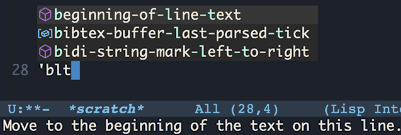
#> input picture emacs/packages/company-20220814.1137/images/small/echo-meta.png, 401 x 135 px
$ python split-image-into-quadrants.py ../emacs/packages/company-20220814.1137/images/small/echo-meta.png
#> lines starting #> are read from the running program, lines starting #| are printed output that depends on the picture
#!/usr/bin/env python

import argparse
from PIL import Image
import os

def SplitAndSaveQuadrants(FileName):
  BaseName, Ext = os.path.splitext(FileName)
  ImageFile = Image.open(FileName)
#> ImageFile is the input picture: PIL image 401x135 RGBA; mean R, G, B, A 49, 54.2, 61.2, 255
  Width, Height = ImageFile.size
#> Width = 401; Height = 135

  MidX = Width // 2
#> MidX = 200
  MidY = Height // 2
#> MidY = 67

  Quadrants = {
    '-00': (0, 0, MidX, MidY),         # Top-left
    '-01': (MidX, 0, Width, MidY),     # Top-right
    '-10': (0, MidY, MidX, Height),    # Bottom-left
    '-11': (MidX, MidY, Width, Height) # Bottom-right
  }

  for Suffix, Box in Quadrants.items():
    QuadrantImage = ImageFile.crop(Box)
    OutputFileName = f"{BaseName}{Suffix}.png"
    QuadrantImage.save(OutputFileName)
    print(f"Saved: {OutputFileName}")
#> this loop made 4 passes
#> pass 1, in SplitAndSaveQuadrants, `QuadrantImage = ImageFile.crop(Box)`:
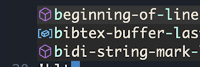
#> QuadrantImage: PIL image 200x67 RGBA; mean R, G, B, A 60.8, 62.9, 65.7, 255
#> pass 2, in SplitAndSaveQuadrants, `QuadrantImage = ImageFile.crop(Box)`:
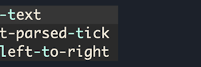
#> QuadrantImage: PIL image 201x67 RGBA; mean R, G, B, A 47.6, 50.4, 54.2, 255
#> pass 3, in SplitAndSaveQuadrants, `QuadrantImage = ImageFile.crop(Box)`:
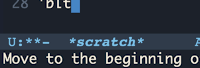
#> QuadrantImage: PIL image 200x68 RGBA; mean R, G, B, A 45.4, 53.5, 64.2, 255
#> after the loop:
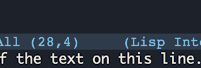
#> QuadrantImage: PIL image 201x68 RGBA; mean R, G, B, A 42.3, 50, 60.5, 255

if __name__ == "__main__":
  Parser = argparse.ArgumentParser(description="Split a PNG image into four quadrants.")
  Parser.add_argument('FileName', help="Input PNG filename")
  Args = Parser.parse_args()
  SplitAndSaveQuadrants(Args.FileName)

$ run again, on emacs/packages/company-20220814.1137/images/small/echo-strip-qa.png
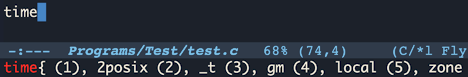
#> input picture emacs/packages/company-20220814.1137/images/small/echo-strip-qa.png, 468 x 77 px
#> in SplitAndSaveQuadrants, ImageFile is the input picture: PIL image 468x77 RGBA; mean R, G, B, A 41.8, 49.2, 59.9, 255
#> the loop in SplitAndSaveQuadrants, `for Suffix, Box in Quadrants.items():` made 4 passes
#> pass 1, in SplitAndSaveQuadrants, `QuadrantImage = ImageFile.crop(Box)`:
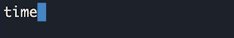
#> QuadrantImage: PIL image 234x38 RGBA; mean R, G, B, A 31.4, 37.4, 47.2, 255
#> after the loop in SplitAndSaveQuadrants, `for Suffix, Box in Quadrants.items():`:
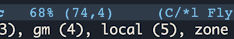
#> QuadrantImage: PIL image 234x39 RGBA; mean R, G, B, A 52.7, 62.2, 73.8, 255

$ run again, on emacs/packages/company-20220814.1137/images/small/echo-strip.png
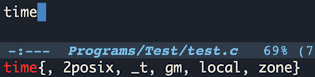
#> input picture emacs/packages/company-20220814.1137/images/small/echo-strip.png, 315 x 77 px
#> in SplitAndSaveQuadrants, ImageFile is the input picture: PIL image 315x77 RGBA; mean R, G, B, A 42.3, 49.7, 60.6, 255
#> the loop in SplitAndSaveQuadrants, `for Suffix, Box in Quadrants.items():` made 4 passes
#> pass 1, in SplitAndSaveQuadrants, `QuadrantImage = ImageFile.crop(Box)`:
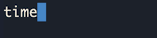
#> QuadrantImage: PIL image 157x38 RGBA; mean R, G, B, A 33.1, 39.5, 49.7, 255
#> after the loop in SplitAndSaveQuadrants, `for Suffix, Box in Quadrants.items():`:
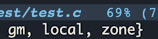
#> QuadrantImage: PIL image 158x39 RGBA; mean R, G, B, A 53.3, 64.1, 76.2, 255
